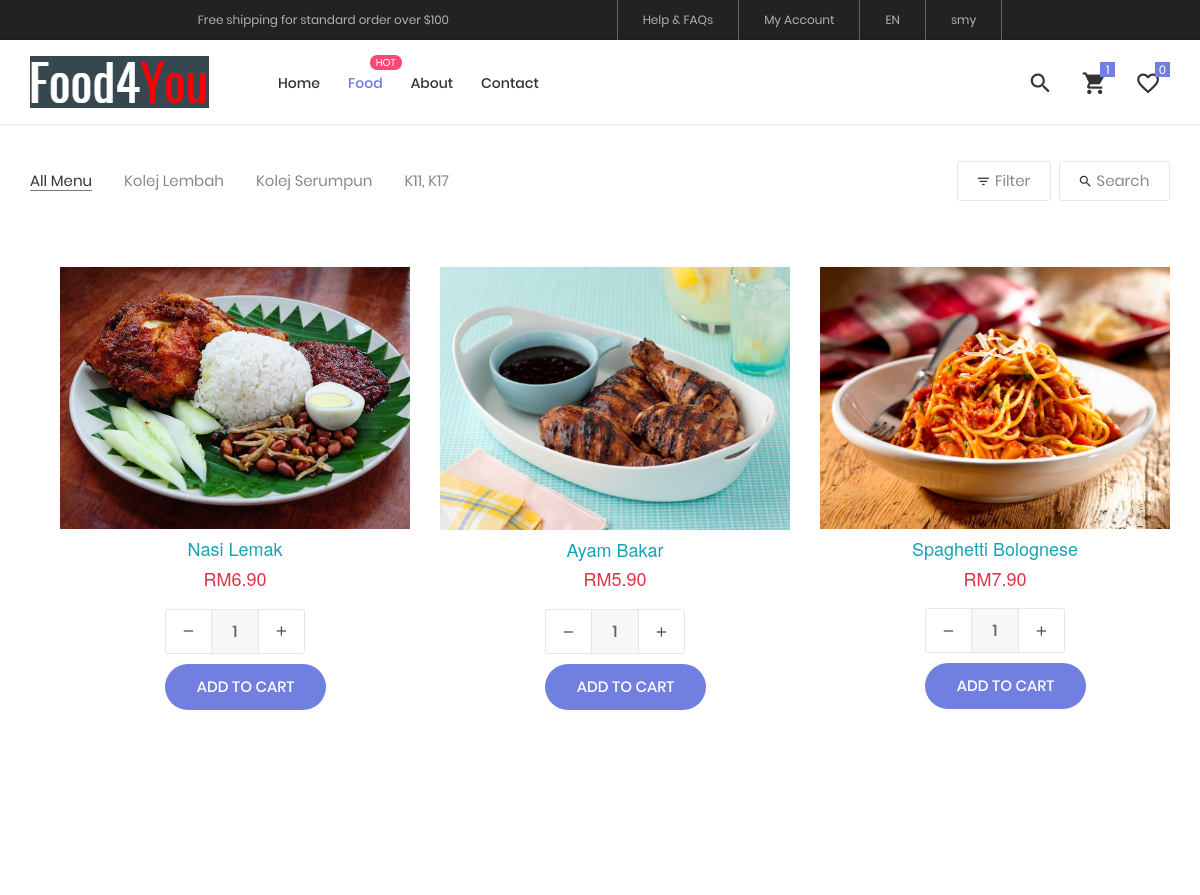
The page /cozastore/product.php (signed in) on the database its author committed.
### tables this page shows
CREATE TABLE `tbl_product` (
  `id` int(11) NOT NULL,
  `name` varchar(255) NOT NULL,
  `image` varchar(255) NOT NULL,
  `price` double(10,2) NOT NULL
);

### cozastore/product.php (the view, shortened to what this page needs)
<?php
$connect = mysqli_connect("localhost", "root", "", "food4u");
?>
<!DOCTYPE html>
<html lang="en">
<head>
	<link rel="stylesheet" type="text/css" href="vendor/bootstrap/css/bootstrap.min.css">
	<link rel="stylesheet" type="text/css" href="fonts/font-awesome-4.7.0/css/font-awesome.min.css">
	<link rel="stylesheet" type="text/css" href="fonts/iconic/css/material-design-iconic-font.min.css">
	<link rel="stylesheet" type="text/css" href="fonts/linearicons-v1.0.0/icon-font.min.css">
	<link rel="stylesheet" type="text/css" href="vendor/animate/animate.css">
	<link rel="stylesheet" type="text/css" href="vendor/css-hamburgers/hamburgers.min.css">
	<link rel="stylesheet" type="text/css" href="vendor/animsition/css/animsition.min.css">
	<link rel="stylesheet" type="text/css" href="vendor/select2/select2.min.css">
	<link rel="stylesheet" type="text/css" href="vendor/daterangepicker/daterangepicker.css">
	<link rel="stylesheet" type="text/css" href="vendor/slick/slick.css">
	<link rel="stylesheet" type="text/css" href="vendor/MagnificPopup/magnific-popup.css">
	<link rel="stylesheet" type="text/css" href="vendor/perfect-scrollbar/perfect-scrollbar.css">
	<link rel="stylesheet" type="text/css" href="css/util.css">
	<link rel="stylesheet" type="text/css" href="css/main.css">
		<link rel="stylesheet" href="https://maxcdn.bootstrapcdn.com/bootstrap/3.3.6/css/bootstrap.min.css" />
</head>
<body class="animsition">
	<header class="header-v4">
		<div class="container-menu-desktop">
			<div class="top-bar">
				<div class="content-topbar flex-sb-m h-full container">
					<div class="left-top-bar">
						Free shipping for standard order over $100
					</div>
					<div class="right-top-bar flex-w h-full">
						<a href="#" class="flex-c-m trans-04 p-lr-25">
							Help & FAQs
						</a>
						<a href="#" class="flex-c-m trans-04 p-lr-25">
							My Account
						</a>
						<a href="#" class="flex-c-m trans-04 p-lr-25">
							EN
						</a>
					    <?php  if (isset($_SESSION['username'])) : ?>
						<a href="#" class="flex-c-m trans-04 p-lr-25">
    					<?php echo $_SESSION['username']; ?>
    					<?php endif; ?>
						</a>
					</div>
				</div>
			</div>
			<div class="wrap-menu-desktop how-shadow1">
				<nav class="limiter-menu-desktop container">
					<a href="#" class="logo">
						<img src="images/icons/logo.png" alt="IMG-LOGO">
					</a>
					<div class="menu-desktop">
						<ul class="main-menu">
							<li>
								<a href="home.php">Home</a>
							</li>
							<li class="label1 active-menu"" data-label1="hot">
								<a href="product.php">Food</a>
							</li>
							<li>
								<a href="about.html">About</a>
							</li>
							<li>
								<a href="contact.html">Contact</a>
							</li>
						</ul>
					</div>
					<div class="wrap-icon-header flex-w flex-r-m">
						<div class="icon-header-item cl2 hov-cl1 trans-04 p-l-22 p-r-11 js-show-modal-search">
							<i class="zmdi zmdi-search"></i>
						</div>
						<div class="icon-header-item cl2 hov-cl1 trans-04 p-l-22 p-r-11 icon-header-noti js-show-cart" data-notify="1">
							<i class="zmdi zmdi-shopping-cart"></i>
						</div>
						<a href="#" class="icon-header-item cl2 hov-cl1 trans-04 p-l-22 p-r-11 icon-header-noti" data-notify="0">
							<i class="zmdi zmdi-favorite-outline"></i>
						</a>
					</div>
				</nav>
			</div>
		</div>
	</header>
	<div class="bg0 m-t-23 p-b-140">
		<div class="container">
			<div class="flex-w flex-sb-m p-b-52">
				<div class="flex-w flex-l-m filter-tope-group m-tb-10">
					<button class="stext-106 cl6 hov1 bor3 trans-04 m-r-32 m-tb-5 how-active1" data-filter="*">
						All Menu
					</button>
					<button class="stext-106 cl6 hov1 bor3 trans-04 m-r-32 m-tb-5" data-filter=".women">
						Kolej Lembah
					</button>
				<button class="stext-106 cl6 hov1 bor3 trans-04 m-r-32 m-tb-5" data-filter=".men">
						Kolej Serumpun
					</button>
					<button class="stext-106 cl6 hov1 bor3 trans-04 m-r-32 m-tb-5" data-filter=".bag">
						K11, K17
					</button>
				</div>
				<div class="flex-w flex-c-m m-tb-10">
					<div class="flex-c-m stext-106 cl6 size-104 bor4 pointer hov-btn3 trans-04 m-r-8 m-tb-4 js-show-filter">
						<i class="icon-filter cl2 m-r-6 fs-15 trans-04 zmdi zmdi-filter-list"></i>
						 Filter
					</div>
					<div class="flex-c-m stext-106 cl6 size-105 bor4 pointer hov-btn3 trans-04 m-tb-4 js-show-search">
						<i class="icon-search cl2 m-r-6 fs-15 trans-04 zmdi zmdi-search"></i>
						Search
					</div>
				</div>
			</div>
			<div class="row isotope-grid">
				<div class="col-sm-6 col-md-4 col-lg-3 p-b-35 isotope-item women">
				<div class="block2">
				<div class="container">
			<?php
				$query = "SELECT * FROM tbl_product ORDER BY id ASC";
				$result = mysqli_query($connect, $query);
				if(mysqli_num_rows($result) > 0)
				{
					while($row = mysqli_fetch_array($result))
					{
				?>
			<div class="col-md-4">
				<form method="post" action="product.php?action=add&id=<?php echo $row["id"]; ?>">
					<div align="center">
					<div class="block2-pic hov-img0">
						<img src="images/<?php echo $row["image"]; ?>" class="img-responsive" />
						</div>
					<h4 class="text-info"><?php echo $row["name"]; ?></h4>
					<h4 class="text-danger">RM<?php echo $row["price"]; ?></h4>
					<div class="flex-w flex-r-m p-b-10">
						<div class="size-204 flex-w flex-m respon6-next">
						<div class="wrap-num-product flex-w m-r-20 m-tb-10">
						<div class="btn-num-product-down cl8 hov-btn3 trans-04 flex-c-m">
							<i class="fs-16 zmdi zmdi-minus"></i>
						</div>
						<input class="mtext-104 cl3 txt-center num-product" type="text" name="quantity" value="1">
						<div class="btn-num-product-up cl8 hov-btn3 trans-04 flex-c-m">
							<i class="fs-16 zmdi zmdi-plus"></i>
						</div>
						</div>
		<button type="submit" name="add_to_cart" class="flex-c-m stext-101 cl0 size-101 bg1 bor1 hov-btn1 p-lr-15 trans-04 js-addcart-detail">Add to Cart </button>
									</div>
								</div>
					</div>
				</form>
			</div>
			<?php
					}
				}
			?>
		</div>
	</div>
</div></div>
	</div>
</body>
</html>

### rows shown on the page
tbl_product: image (picture), name "Nasi Lemak", price "6.90"
tbl_product: image (picture), name "Ayam Bakar", price "5.90"
tbl_product: image (picture), name "Spaghetti Bolognese", price "7.90"

### other values the page prints
$_SESSION['username'] "smy"
